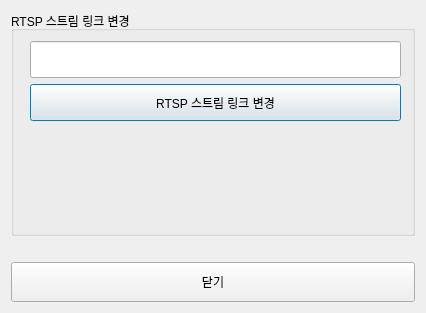
<?xml version="1.0" encoding="UTF-8"?>
<ui version="4.0">
 <class>ChannelSettings</class>
 <widget class="QDialog" name="ChannelSettings">
  <property name="geometry">
   <rect>
    <x>0</x>
    <y>0</y>
    <width>426</width>
    <height>313</height>
   </rect>
  </property>
  <property name="windowTitle">
   <string>Dialog</string>
  </property>
  <layout class="QVBoxLayout" name="verticalLayout_2">
   <item>
    <widget class="QGroupBox" name="groupBox">
     <property name="title">
      <string>RTSP 스트림 링크 변경</string>
     </property>
     <widget class="QWidget" name="verticalLayoutWidget">
      <property name="geometry">
       <rect>
        <x>19</x>
        <y>30</y>
        <width>371</width>
        <height>80</height>
       </rect>
      </property>
      <layout class="QVBoxLayout" name="verticalLayout">
       <item>
        <widget class="QLineEdit" name="RTSPlineedit">
         <property name="sizePolicy">
          <sizepolicy hsizetype="Expanding" vsizetype="Maximum">
           <horstretch>0</horstretch>
           <verstretch>0</verstretch>
          </sizepolicy>
         </property>
         <property name="maximumSize">
          <size>
           <width>1000000</width>
           <height>40</height>
          </size>
         </property>
        </widget>
       </item>
       <item>
        <widget class="QPushButton" name="RTSPCgnBtn">
         <property name="sizePolicy">
          <sizepolicy hsizetype="Minimum" vsizetype="Maximum">
           <horstretch>0</horstretch>
           <verstretch>0</verstretch>
          </sizepolicy>
         </property>
         <property name="maximumSize">
          <size>
           <width>16777215</width>
           <height>40</height>
          </size>
         </property>
         <property name="text">
          <string>RTSP 스트림 링크 변경</string>
         </property>
        </widget>
       </item>
      </layout>
     </widget>
    </widget>
   </item>
   <item>
    <spacer name="verticalSpacer">
     <property name="orientation">
      <enum>Qt::Orientation::Vertical</enum>
     </property>
     <property name="sizeType">
      <enum>QSizePolicy::Policy::Fixed</enum>
     </property>
     <property name="sizeHint" stdset="0">
      <size>
       <width>20</width>
       <height>20</height>
      </size>
     </property>
    </spacer>
   </item>
   <item>
    <widget class="QPushButton" name="CloseBtn">
     <property name="sizePolicy">
      <sizepolicy hsizetype="Preferred" vsizetype="Maximum">
       <horstretch>0</horstretch>
       <verstretch>0</verstretch>
      </sizepolicy>
     </property>
     <property name="minimumSize">
      <size>
       <width>0</width>
       <height>0</height>
      </size>
     </property>
     <property name="maximumSize">
      <size>
       <width>10000000</width>
       <height>40</height>
      </size>
     </property>
     <property name="text">
      <string>닫기</string>
     </property>
    </widget>
   </item>
  </layout>
 </widget>
 <resources/>
 <connections/>
</ui>
